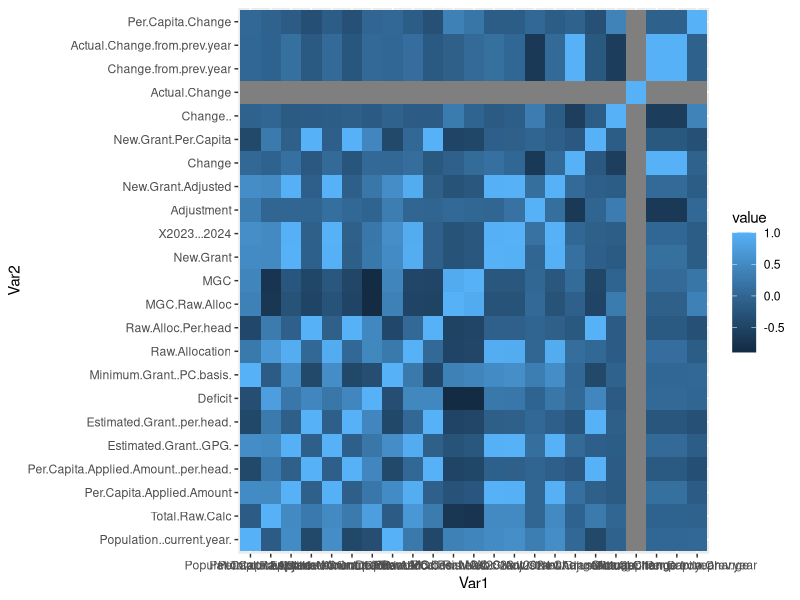

The R source for this figure:
sa <- read.csv("./Data/SA_FA_Grants.csv", sep=",", strip.white = TRUE, na.strings = c("-"))

sa <- sa[1:68, ]

sa[is.na(sa)] <- 0

sa <- sa[-c(1, 3, 26:28)]

library(dplyr)

sa_ <- data.frame(lapply(sa, function(x) gsub(",", "", x)))

sa_ <- sa_ %>% mutate_if(is.character, as.numeric)

attach(sa_)

library(ggplot2)
library(reshape2)

cormat_ = cor(sa_)

cormat <- melt(cor(sa_))

ggplot(data = cormat, aes(x = Var1, y = Var2, fill=value)) + geom_tile()

mod <- lm(Adjustment ~ Total.Raw.Calc + Per.Capita.Applied.Amount + 
     Estimated.Grant..GPG. + Deficit + Minimum.Grant..PC.basis. + 
     Raw.Allocation + MGC + New.Grant)

summary(mod)
